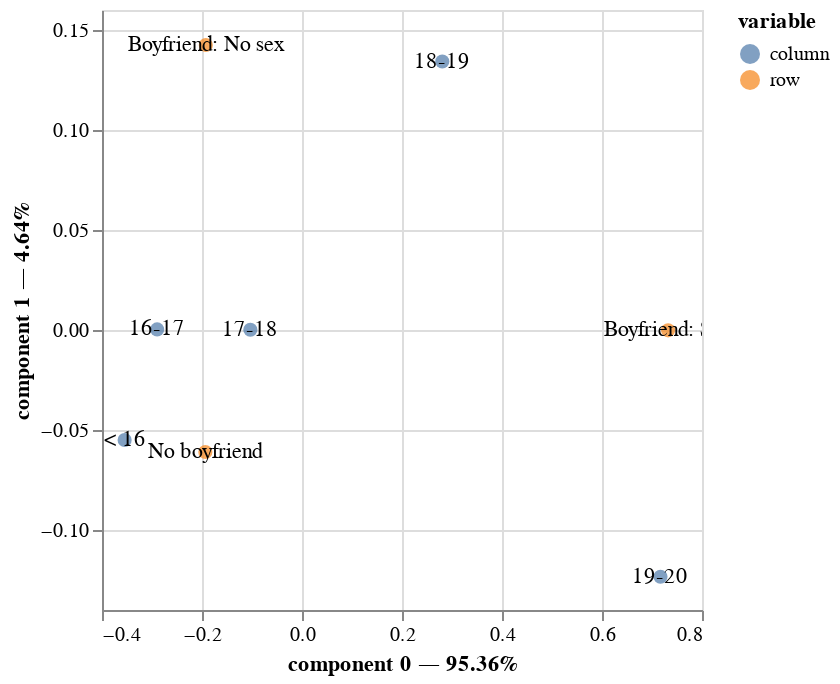

This figure's notebook cell:
### Code cell
# Correspondence analysis with the prince package, 2 components
ca = CA(n_components=2)
ca.fit(girls)
#ca.plot()

# Analyzing results
print("Eigenvalues/Inertias:\n", ca.eigenvalues_summary)
print("\nRow contributions (%):\n", ca.row_contributions_.head().map(lambda x: "{:.1f}".format(x*100)))
print("\nColumn contributions (%):\n", ca.column_contributions_.head().map(lambda x: "{:.2f}".format(x*100)))

# Plotting the dimensions of the correspondence analysis
## Getting coordinates of rows and columns
row_coordinates = ca.row_coordinates(girls)
column_coordinates = ca.column_coordinates(girls)

## Setting a larger plot
plt.figure(figsize=(10, 8))

## Plotting columns and rows
plt.scatter(column_coordinates.iloc[:, 0], column_coordinates.iloc[:, 1], marker='v', s = 100, color='red', label='Columns')
plt.scatter(row_coordinates.iloc[:, 0], row_coordinates.iloc[:, 1], marker='o', s = 50, color='blue', label='Rows')

## Plotting lines for 0-0 axis
plt.axhline(0, color='black', linestyle='--', linewidth=0.5)  # Horizontal line
plt.axvline(0, color='black', linestyle='--', linewidth=0.5)  # Vertical line

## Connecting column points with lines
for i in range(len(column_coordinates) - 1):
    plt.plot([column_coordinates.iloc[i, 0], column_coordinates.iloc[i + 1, 0]],
             [column_coordinates.iloc[i, 1], column_coordinates.iloc[i + 1, 1]], color='red')

## Adding labels for columns
for i, col in enumerate(column_coordinates.index):
    plt.text(column_coordinates.iloc[i, 0], column_coordinates.iloc[i, 1], col, ha='left', va='bottom', fontsize=10, color='red')

## Adding labels for rows
for i, txt in enumerate(row_coordinates.index):
    plt.text(row_coordinates.iloc[i, 0], row_coordinates.iloc[i, 1], txt, ha='right', va='bottom', fontsize=10, color='blue')

## Getting variance %

## Setting limits on axis, a legend, and labels
plt.xlim(-0.4, 1)
plt.legend()
plt.xlabel(f'Dimension 1 - {ca.eigenvalues_summary["% of variance"][0]}')
plt.ylabel(f'Dimension 2 - {ca.eigenvalues_summary["% of variance"][1]}')
plt.title('Correspondence Analysis')
plt.grid(True)

## Showing plot
plt.show()

# An HTML-interactive plot through the prince package
ca.plot(
    girls,
    x_component=0,
    y_component=1,
    show_row_markers=True,
    show_column_markers=True,
    show_row_labels=True,
    show_column_labels=True
)

### Figure 1 — Vega-Lite specification as saved in the notebook (floating-point values rounded to 4 significant figures)
{"config": {"view": {"continuousWidth": 300, "continuousHeight": 300}}, "layer": [{"data": {"name": "data-bfcb27ae364925e8ae81ee720c4c8ffc"}, "mark": {"type": "circle", "size": 50}, "encoding": {"color": {"field": "variable", "type": "nominal"}, "tooltip": [{"field": "variable", "type": "nominal"}, {"field": "value", "type": "nominal"}, {"field": "component 0", "type": "quantitative"}, {"field": "component 1", "type": "quantitative"}], "x": {"axis": {"title": "component 0 — 95.36%"}, "field": "component 0", "scale": {"zero": false}, "type": "quantitative"}, "y": {"axis": {"title": "component 1 — 4.64%"}, "field": "component 1", "scale": {"zero": false}, "type": "quantitative"}}, "name": "view_28"}, {"data": {"name": "data-bfcb27ae364925e8ae81ee720c4c8ffc"}, "mark": {"type": "text"}, "encoding": {"text": {"field": "label", "type": "nominal"}, "x": {"axis": {"title": "component 0 — 95.36%"}, "field": "component 0", "scale": {"zero": false}, "type": "quantitative"}, "y": {"axis": {"title": "component 1 — 4.64%"}, "field": "component 1", "scale": {"zero": false}, "type": "quantitative"}}}, {"data": {"name": "data-5a3e0cbd26186922fbccf242fa84f3de"}, "mark": {"type": "circle", "size": 50}, "encoding": {"color": {"field": "variable", "type": "nominal"}, "tooltip": [{"field": "variable", "type": "nominal"}, {"field": "value", "type": "nominal"}, {"field": "component 0", "type": "quantitative"}, {"field": "component 1", "type": "quantitative"}], "x": {"axis": {"title": "component 0 — 95.36%"}, "field": "component 0", "scale": {"zero": false}, "type": "quantitative"}, "y": {"axis": {"title": "component 1 — 4.64%"}, "field": "component 1", "scale": {"zero": false}, "type": "quantitative"}}}, {"data": {"name": "data-5a3e0cbd26186922fbccf242fa84f3de"}, "mark": {"type": "text"}, "encoding": {"text": {"field": "label", "type": "nominal"}, "x": {"axis": {"title": "component 0 — 95.36%"}, "field": "component 0", "scale": {"zero": false}, "type": "quantitative"}, "y": {"axis": {"title": "component 1 — 4.64%"}, "field": "component 1", "scale": {"zero": false}, "type": "quantitative"}}}], "params": [{"name": "param_32", "select": {"type": "interval", "encodings": ["x", "y"]}, "bind": "scales", "views": ["view_28"]}], "$schema": "https://vega.github.io/schema/vega-lite/v5.17.0.json", "datasets": {"data-bfcb27ae364925e8ae81ee720c4c8ffc": [{"component 0": -0.1933, "component 1": -0.06102, "variable": "row", "value": "No boyfriend", "label": "No boyfriend"}, {"component 0": -0.1924, "component 1": 0.1425, "variable": "row", "value": "Boyfriend: No sex", "label": "Boyfriend: No sex"}, {"component 0": 0.7322, "component 1": -0.0001684, "variable": "row", "value": "Boyfriend: Sex", "label": "Boyfriend: Sex"}], "data-5a3e0cbd26186922fbccf242fa84f3de": [{"component 0": -0.3547, "component 1": -0.05502, "variable": "column", "value": "< 16", "label": "< 16"}, {"component 0": -0.2897, "component 1": 0.0003019, "variable": "column", "value": "16-17", "label": "16-17"}, {"component 0": -0.1033, "component 1": 0.0001076, "variable": "column", "value": "17-18", "label": "17-18"}, {"component 0": 0.2806, "component 1": 0.1342, "variable": "column", "value": "18-19", "label": "18-19"}, {"component 0": 0.7169, "component 1": -0.1234, "variable": "column", "value": "19-20", "label": "19-20"}]}}
